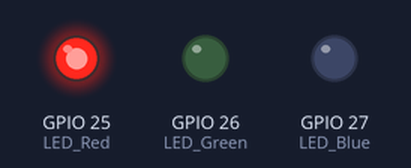
Bench run of a sketch on a simulated ESP32. Parts: output pins drawn as LEDs (lit = HIGH).

Above: at 0.5 s.
At 2.5 s:
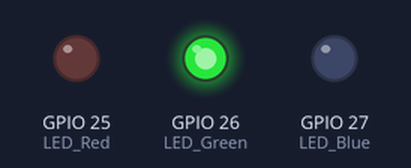
At 4.5 s:
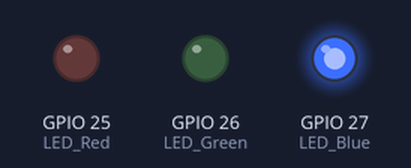
At 5.5 s:
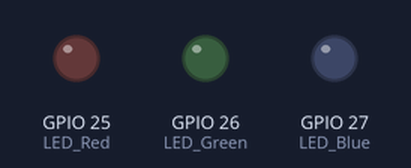
Timing chart, 0 to 7.8 s (numbered marks = the images above):
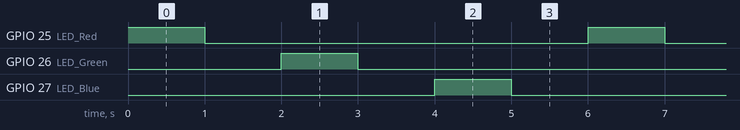

Measured:
- by itself, GPIO 25 (LED_Red), GPIO 26 (LED_Green), GPIO 27 (LED_Blue): alternates HIGH for 1.0 s and LOW for 5.0 s
- by itself, everything shown: repeats every 6.0 s, in 6 steps

The sketch:

Blink_esp32.ino
```cpp
/*
  Blink
  Turns on an LED's on for one second, then off for one second, repeatedly.

*/

#define LED_Red 25
#define LED_Green 26
#define LED_Blue 27


// the setup function runs once when you press reset or power the board
void setup() {
  // initialize digital pin LED's are an output.

  pinMode(LED_Red, OUTPUT);
  pinMode(LED_Green, OUTPUT);
  pinMode(LED_Blue, OUTPUT);
}

// the loop function runs over and over again forever
void loop() {
  digitalWrite(LED_Red, HIGH);   // turn the LED on (HIGH is the voltage level)
  delay(1000);
  digitalWrite(LED_Red, LOW);    // turn the LED off by making the voltage LOW
  delay(1000);                       // wait for a second

  digitalWrite(LED_Green, HIGH);   // turn the LED on (HIGH is the voltage level)
  delay(1000);
  digitalWrite(LED_Green, LOW);    // turn the LED off by making the voltage LOW
  delay(1000);

  digitalWrite(LED_Blue, HIGH);   // turn the LED on (HIGH is the voltage level)
  delay(1000);
  digitalWrite(LED_Blue, LOW);    // turn the LED off by making the voltage LOW
  delay(1000);

}
```
